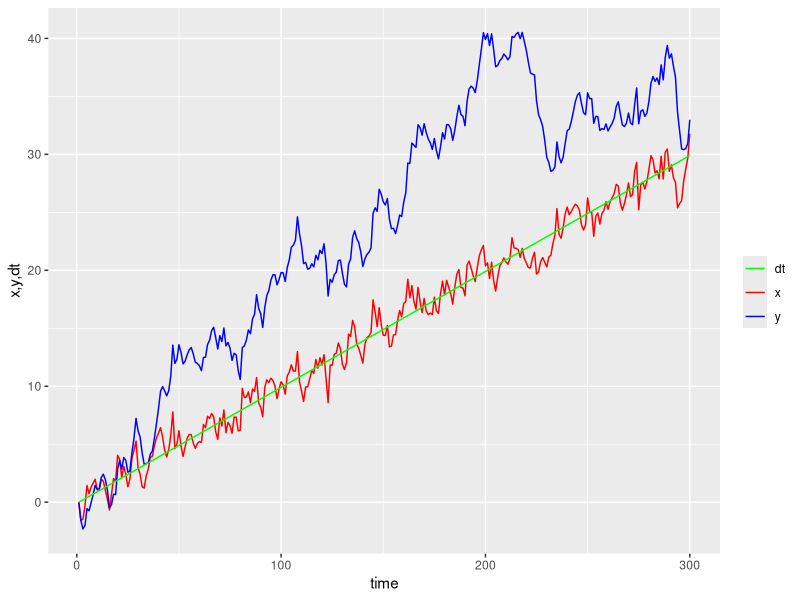
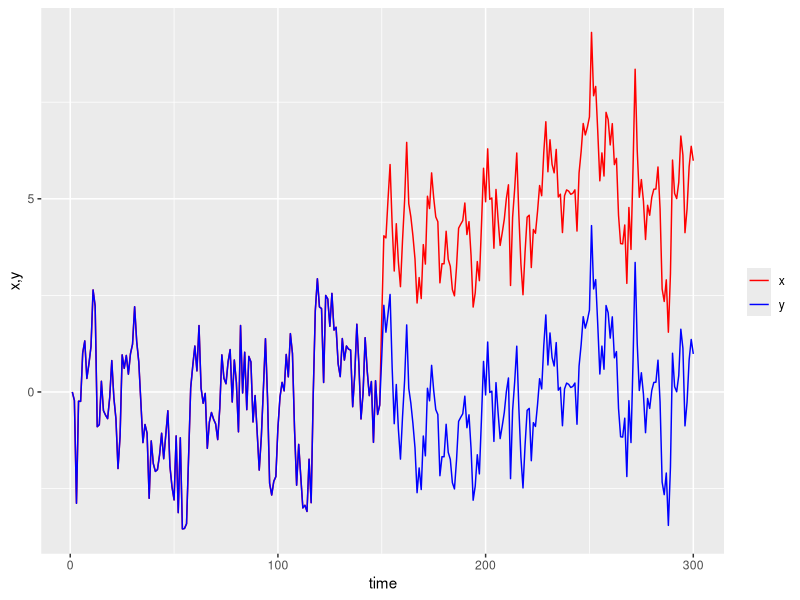

The R script that drew these images, in order:
# Lecture 5 Exercises
# Load libraries
library(ggplot2)
library(tseries)

# Lecture 5 Exercise 1:

# Create time series
T <- 300
trend <- 0:(T-1)
dt <- 0.1*trend

e <- rnorm(T,0,1)

x <- y <- rep(0,T)

for (i in 2:T) {
  x[i] <- 0.1*trend[i] + 0.5*(x[i-1] - 0.1*trend[i-1]) + e[i]
  y[i] <- y[i-1] + 0.1 + e[i]
}

# Put into data frame
series <- data.frame(
  time = 1:T,
  x = x,
  y = y,
  dt = dt
)

# Create plot
ggplot(series, aes(x = time)) +
  geom_line(aes(y=x, color = "x")) +
  geom_line(aes(y=y, color = "y")) +
  geom_line(aes(y=dt, color = "dt")) +
  xlab("time") + ylab("x,y,dt") +
  scale_colour_manual(
    "", values = c("x"="red","y"="blue","dt"="green"))


# Lecture 5 Exercise 2:
# Create time series with shock
T <- 300
add <- rep(0,T)
add[150:T] <- 5
time <- 1:T

e <- rnorm(T,0,1)

x <- y <- rep(0,T)

for (i in 2:T){
  x[i] <- add[i] + 0.8*(x[i-1] - add[i]) + e[i]
  y[i] <- 0.8*y[i-1] + e[i]
}

# Put into dataframe
series <- data.frame(
  time = time,
  x = x,
  y = y
)

# Create plot
ggplot(series, aes(x = time)) +
  geom_line(aes(y=x, color = "x")) +
  geom_line(aes(y=y, color = "y")) +
  xlab("time") + ylab("x,y") +
  scale_colour_manual("", values = c("x"="red","y"="blue"))

#Use the adf.test function from the tseries package for
#the Augmented Dickey-Fuller test
lag_order <- 1
test_x <- adf.test(x, k = lag_order)
test_y <- adf.test(y, k = lag_order)
